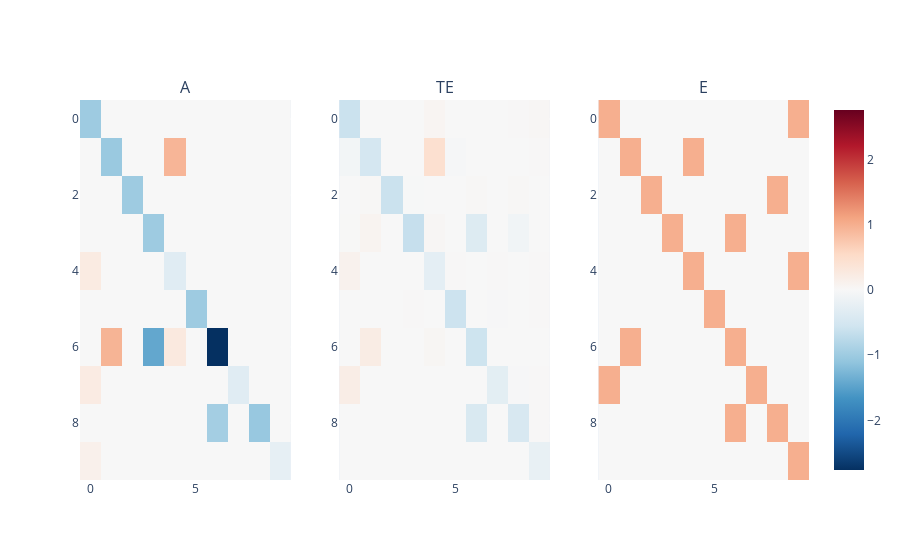

The notebook cell this image was saved under:
### Code cell
mat_num = 6
alpha = 0.01
hurwitz.make_triple_imshow(pkl_obj[mat_num]["A"], pkl_obj[mat_num][alpha]["A Inference"]["TE + LP"][0], pkl_obj[mat_num][alpha]["E Inference"][0], ["A", "TE", "E"])

### Figure 1 — Plotly figure (JSON) as saved in the notebook; plotly's stock layout.template omitted (floating-point values rounded to 4 significant figures)
{"data": [{"colorscale": [[0, "rgb(103,0,31)"], [0.1, "rgb(178,24,43)"], [0.2, "rgb(214,96,77)"], [0.3, "rgb(244,165,130)"], [0.4, "rgb(253,219,199)"], [0.5, "rgb(247,247,247)"], [0.6, "rgb(209,229,240)"], [0.7, "rgb(146,197,222)"], [0.8, "rgb(67,147,195)"], [0.9, "rgb(33,102,172)"], [1, "rgb(5,48,97)"]], "reversescale": true, "showscale": true, "type": "heatmap", "xaxis": "x", "yaxis": "y", "z": [[-1, 0, 0, 0, 0, 0, 0, 0, 0, 0], [0, -1.038, 0, 0, 0.9377, 0, 0, 0, 0, 0], [0, 0, -1, 0, 0, 0, 0, 0, 0, 0], [0, 0, 0, -1, 0, 0, 0, 0, 0, 0], [0.2383, 0, 0, 0, -0.3383, 0, 0, 0, 0, 0], [0, 0, 0, 0, 0, -1, 0, 0, 0, 0], [0, 0.9527, 0, -1.433, 0.2732, 0, -2.759, 0, 0, 0], [0.231, 0, 0, 0, 0, 0, 0, -0.331, 0, 0], [0, 0, 0, 0, 0, 0, -0.9469, 0, -1.047, 0], [0.1407, 0, 0, 0, 0, 0, 0, 0, 0, -0.2407]], "zmax": 2.759, "zmid": 0, "zmin": -2.759}, {"colorscale": [[0, "rgb(103,0,31)"], [0.1, "rgb(178,24,43)"], [0.2, "rgb(214,96,77)"], [0.3, "rgb(244,165,130)"], [0.4, "rgb(253,219,199)"], [0.5, "rgb(247,247,247)"], [0.6, "rgb(209,229,240)"], [0.7, "rgb(146,197,222)"], [0.8, "rgb(67,147,195)"], [0.9, "rgb(33,102,172)"], [1, "rgb(5,48,97)"]], "reversescale": true, "showscale": false, "type": "heatmap", "xaxis": "x2", "yaxis": "y2", "z": [[-0.6044, -0.0006426, -0.001986, 0.0001615, 0.05729, -0.002161, -0.002475, 8.223e-05, 0.01065, 0.03218], [-0.06929, -0.4911, -0.000409, -0.0007331, 0.4492, -0.03151, 0.0005623, -0.002154, -0.0006825, 0.01314], [-0.001479, 0.02548, -0.6041, -0.01075, -0.007094, 0.001653, 0.02088, -0.006622, 0.01926, -0.005042], [0.00693, 0.07747, -6.992e-05, -0.6514, 0.03851, 0.0006988, -0.3824, 0.0002304, -0.1065, -0.005551], [0.1143, -0.0001776, 0.001785, 0.000715, -0.2747, 0.01012, -0.0006241, 0.0146, 0.0008056, 0.0141], [-0.002105, -0.005359, 0.001638, 0.0156, -0.0005806, -0.5889, 0.001108, -0.01665, 0.001873, 0.01185], [-0.002407, 0.2241, -0.0003345, 8.455e-05, 0.04546, 0.00188, -0.5773, 0.0001177, 7.619e-05, 0.001997], [0.1931, 0.0001304, 0.0001626, 6.779e-05, 5.176e-05, 0.0002974, 0.0003026, -0.2876, -0.02163, 0.01064], [-0.0007628, -0.0002954, 1.349e-05, -5.227e-05, 0.005331, 0.001606, -0.4393, 4.731e-05, -0.457, 0.01025], [8.33e-05, 0.0005618, 6.78e-05, -0.0002268, 0.000391, 2.661e-05, 0.001208, 5.463e-05, -0.0006247, -0.2198]], "zmax": 2.759, "zmid": 0, "zmin": -2.759}, {"colorscale": [[0, "rgb(103,0,31)"], [0.1, "rgb(178,24,43)"], [0.2, "rgb(214,96,77)"], [0.3, "rgb(244,165,130)"], [0.4, "rgb(253,219,199)"], [0.5, "rgb(247,247,247)"], [0.6, "rgb(209,229,240)"], [0.7, "rgb(146,197,222)"], [0.8, "rgb(67,147,195)"], [0.9, "rgb(33,102,172)"], [1, "rgb(5,48,97)"]], "reversescale": true, "showscale": false, "type": "heatmap", "xaxis": "x3", "yaxis": "y3", "z": [[1, 0, 0, 0, 0, 0, 0, 0, 0, 1], [0, 1, 0, 0, 1, 0, 0, 0, 0, 0], [0, 0, 1, 0, 0, 0, 0, 0, 1, 0], [0, 0, 0, 1, 0, 0, 1, 0, 0, 0], [0, 0, 0, 0, 1, 0, 0, 0, 0, 1], [0, 0, 0, 0, 0, 1, 0, 0, 0, 0], [0, 1, 0, 0, 0, 0, 1, 0, 0, 0], [1, 0, 0, 0, 0, 0, 0, 1, 0, 0], [0, 0, 0, 0, 0, 0, 1, 0, 1, 0], [0, 0, 0, 0, 0, 0, 0, 0, 0, 1]], "zmax": 2.759, "zmid": 0, "zmin": -2.759}], "layout": {"annotations": [{"font": {"size": 16}, "showarrow": false, "text": "A", "x": 0.1444, "xanchor": "center", "xref": "paper", "y": 1, "yanchor": "bottom", "yref": "paper"}, {"font": {"size": 16}, "showarrow": false, "text": "TE", "x": 0.5, "xanchor": "center", "xref": "paper", "y": 1, "yanchor": "bottom", "yref": "paper"}, {"font": {"size": 16}, "showarrow": false, "text": "E", "x": 0.8556, "xanchor": "center", "xref": "paper", "y": 1, "yanchor": "bottom", "yref": "paper"}], "xaxis": {"anchor": "y", "domain": [0, 0.2889]}, "xaxis2": {"anchor": "y2", "domain": [0.3556, 0.6444]}, "xaxis3": {"anchor": "y3", "domain": [0.7111, 1]}, "yaxis": {"anchor": "x", "autorange": "reversed", "domain": [0, 1]}, "yaxis2": {"anchor": "x2", "autorange": "reversed", "domain": [0, 1]}, "yaxis3": {"anchor": "x3", "autorange": "reversed", "domain": [0, 1]}}}
